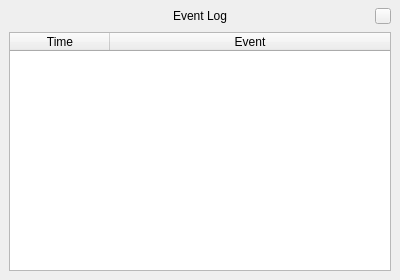
<?xml version="1.0" encoding="UTF-8"?>
<ui version="4.0">
 <class>Report</class>
 <widget class="QWidget" name="Report">
  <property name="geometry">
   <rect>
    <x>0</x>
    <y>0</y>
    <width>400</width>
    <height>280</height>
   </rect>
  </property>
  <property name="minimumSize">
   <size>
    <width>400</width>
    <height>280</height>
   </size>
  </property>
  <property name="maximumSize">
   <size>
    <width>1200</width>
    <height>800</height>
   </size>
  </property>
  <property name="windowTitle">
   <string>Report</string>
  </property>
  <layout class="QGridLayout" name="gridLayout">
   <property name="leftMargin">
    <number>9</number>
   </property>
   <property name="topMargin">
    <number>6</number>
   </property>
   <property name="rightMargin">
    <number>9</number>
   </property>
   <property name="bottomMargin">
    <number>9</number>
   </property>
   <property name="spacing">
    <number>6</number>
   </property>
   <item row="0" column="4">
    <widget class="QPushButton" name="closeReport">
     <property name="minimumSize">
      <size>
       <width>16</width>
       <height>16</height>
      </size>
     </property>
     <property name="maximumSize">
      <size>
       <width>16</width>
       <height>16</height>
      </size>
     </property>
     <property name="text">
      <string/>
     </property>
    </widget>
   </item>
   <item row="0" column="3">
    <spacer name="horizontalSpacer">
     <property name="orientation">
      <enum>Qt::Orientation::Horizontal</enum>
     </property>
     <property name="sizeHint" stdset="0">
      <size>
       <width>40</width>
       <height>20</height>
      </size>
     </property>
    </spacer>
   </item>
   <item row="0" column="2">
    <widget class="QLabel" name="reportTopLabel">
     <property name="text">
      <string>Event Log</string>
     </property>
    </widget>
   </item>
   <item row="0" column="0">
    <spacer name="horizontalSpacer_2">
     <property name="orientation">
      <enum>Qt::Orientation::Horizontal</enum>
     </property>
     <property name="sizeType">
      <enum>QSizePolicy::Policy::Fixed</enum>
     </property>
     <property name="sizeHint" stdset="0">
      <size>
       <width>16</width>
       <height>5</height>
      </size>
     </property>
    </spacer>
   </item>
   <item row="0" column="1">
    <spacer name="horizontalSpacer_3">
     <property name="orientation">
      <enum>Qt::Orientation::Horizontal</enum>
     </property>
     <property name="sizeHint" stdset="0">
      <size>
       <width>40</width>
       <height>20</height>
      </size>
     </property>
    </spacer>
   </item>
   <item row="1" column="0" colspan="5">
    <widget class="QTableWidget" name="reportTable">
     <property name="editTriggers">
      <set>QAbstractItemView::EditTrigger::NoEditTriggers</set>
     </property>
     <property name="selectionMode">
      <enum>QAbstractItemView::SelectionMode::SingleSelection</enum>
     </property>
     <property name="selectionBehavior">
      <enum>QAbstractItemView::SelectionBehavior::SelectRows</enum>
     </property>
     <property name="showGrid">
      <bool>false</bool>
     </property>
     <property name="rowCount">
      <number>0</number>
     </property>
     <property name="columnCount">
      <number>2</number>
     </property>
     <attribute name="horizontalHeaderVisible">
      <bool>true</bool>
     </attribute>
     <attribute name="horizontalHeaderStretchLastSection">
      <bool>true</bool>
     </attribute>
     <column>
      <property name="text">
       <string>Time</string>
      </property>
     </column>
     <column>
      <property name="text">
       <string>Event</string>
      </property>
     </column>
    </widget>
   </item>
  </layout>
 </widget>
 <resources/>
 <connections/>
</ui>
